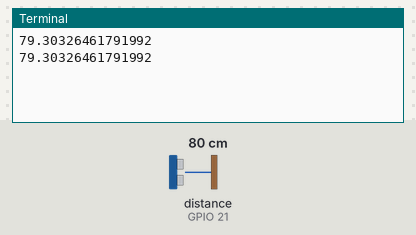
Recording of a program running on a simulated Raspberry Pi (BCM pin numbers). On the bench: the last lines printed to the terminal. The test bench sets the inputs (shaded band); at power-on: distance to the obstacle (sensor on GPIO 21) 80 cm. The clock reads 2024-03-15 10:24:30 at power-on unless the program sets it.

Above: at 1.2 s.
1.3 s: distance to the obstacle (sensor on GPIO 21) set to 2 cm
At 2.4 s:
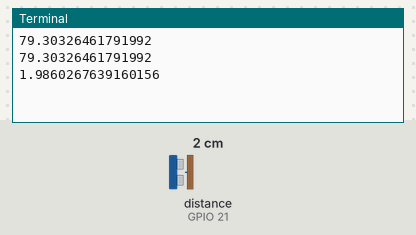
2.8 s: distance to the obstacle (sensor on GPIO 21) set to 4 cm
At 3.8 s:
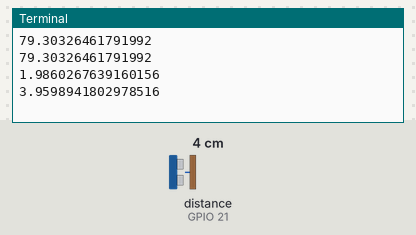
Timing chart, 0 to 5.8 s (numbered marks = the images above; inputs shaded):
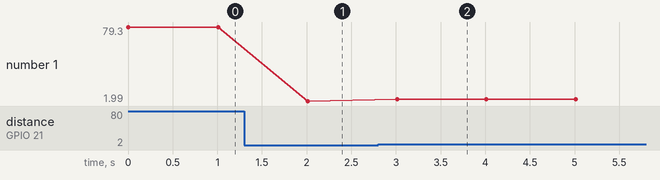

The program:

ultrasonic.py
```python
#ultra sonic sensor
import RPi.GPIO as GPIO
import time

ultrasonic1 = 20
ultrasonic2 = 21

GPIO.setmode(GPIO.BCM)
GPIO.setup(ultrasonic2, GPIO.IN)
GPIO.setup(ultrasonic1, GPIO.OUT)

def ultrasonic():
    GPIO.output(ultrasonic1,1)
    time.sleep(0.00001)
    GPIO.output(ultrasonic1,0)

    while(GPIO.input(ultrasonic2)==0):
        pass
    signaalhigh = time.time()

    while(GPIO.input(ultrasonic2)==1):
        pass

    signaallow = time.time()
    timepassed = signaallow - signaalhigh
    distance = timepassed * 17000
    return distance


while True:

    distance = ultrasonic()
    print(distance)
    time.sleep(1)
```

Measured:
- after the input at 1.3 s, the terminal: prints a new line after 0.71 s (image 1)
- after the input at 2.8 s, the terminal: prints a new line after 0.21 s (image 2)
- plotted number 1: 79.3 → 1.99 after the input at 1.3 s, 1.99 → 3.96 after the input at 2.8 s
